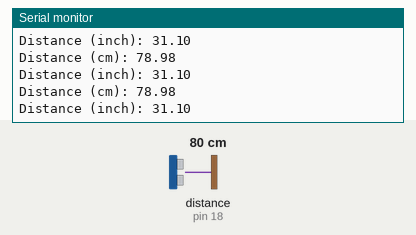
The sketch below on a simulated Arduino Uno, built with avr-gcc and run on an emulated ATmega328P. On the bench: the last lines printed to the serial monitor. Wiring (inferred from the names in the program): ultrasonic range finder: trigger pin 5; echo pin 18. Inputs (shaded band) come from the test bench; at power-on: distance to the obstacle (sensor on pin 18) 80 cm. The echo pulse lasts 58.3 µs per cm.

Above: at 1.2 s.
1.3 s: distance to the obstacle (sensor on pin 18) set to 2 cm
At 1.69 s:
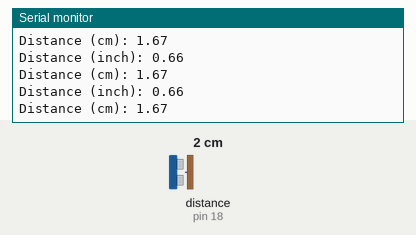
2.8 s: distance to the obstacle (sensor on pin 18) set to 4 cm
At 2.81 s:
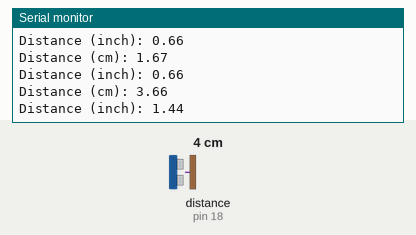
Timing chart, 0 to 5.8 s (numbered marks = the images above; inputs shaded):
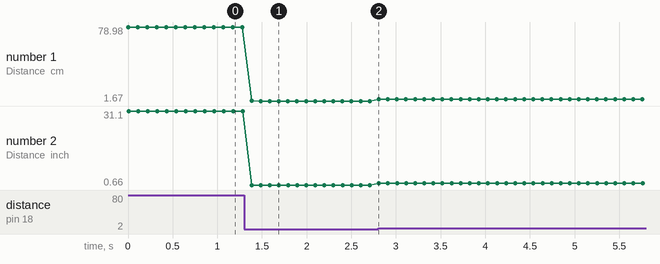

Measured:
- after the input at 1.3 s, the serial monitor: prints a new line after 0.08 s (image 1)
- after the input at 2.8 s, the serial monitor: prints a new line at once (image 2)
- plotted number 1: 78.98 → 1.67 after the input at 1.3 s, 1.67 → 3.66 after the input at 2.8 s
- plotted number 2: 31.1 → 0.66 after the input at 1.3 s, 0.66 → 1.44 after the input at 2.8 s

The sketch:

ultrasonic_thingspeak.ino
```cpp
/*#include "ThingSpeak.h"
#include "WiFi.h"
//#include <Wire.h>  //Include Library for HTU21D
//#include "SparkFunHTU21D.h"

//-------Enter your WiFi Details------//
char ssid[] = "JioFi2_056F1B";  //SSID
char pass[] = "6xk39nuzyy";  //Password
//-----------------------------------//
//"JioFi2_056F1B"
//psk="6xk39nuzyy"
WiFiClient client;

//-------------ThingSpeak Details-----------------//
unsigned long myChannelField = 1645354; //Channel ID
const int ChannelField1 = 1; //for Humidity
const int ChannelField2 = 2; //for Temperature
const char * myWriteAPIKey = "XVCTSBNKEEP8ZZI0"; //Your Write API Key
//-----------------------------------------------//*/
const int trigPin = 5;
const int echoPin = 18;

//define sound speed in cm/uS
#define SOUND_SPEED 0.034
#define CM_TO_INCH 0.393701

long duration;
float distanceCm;
float distanceInch;

void setup() {
  Serial.begin(115200); // Starts the serial communication
  pinMode(trigPin, OUTPUT); // Sets the trigPin as an Output
  pinMode(echoPin, INPUT); // Sets the echoPin as an Input
  //WiFi.mode(WIFI_STA);
 // ThingSpeak.begin(client);
}

void loop() {
   //-----------------WiFi Setup-------------------//
 /* if(WiFi.status()!= WL_CONNECTED)
  {
    Serial.print("Attempting to Connect to SSID: ");
    Serial.println(ssid);
  }
  while(WiFi.status()!= WL_CONNECTED)
  {
    WiFi.begin(ssid,pass);
    Serial.print(".");
    delay(500);
  }
  Serial.println("\nConnected.");*/
  //--------------------------------------------//
  // Clears the trigPin
  digitalWrite(trigPin, LOW);
  delayMicroseconds(1);
  // Sets the trigPin on HIGH state for 10 micro seconds
  digitalWrite(trigPin, HIGH);
  delayMicroseconds(1);
  digitalWrite(trigPin, LOW);

  // Reads the echoPin, returns the sound wave travel time in microseconds
  duration = pulseIn(echoPin, HIGH);

  // Calculate the distance
  distanceCm = duration * SOUND_SPEED/2;

  // Convert to inches
  distanceInch = distanceCm * CM_TO_INCH;

  // Prints the distance in the Serial Monitor
  Serial.print("Distance (cm): ");
  Serial.println(distanceCm);
  Serial.print("Distance (inch): ");
  Serial.println(distanceInch);

  delay(100);

  /*//-------------Sending Data to ThingSpeak Cloud---------------//
  ThingSpeak.writeField(myChannelField,ChannelField1,distanceCm, myWriteAPIKey);
  ThingSpeak.writeField(myChannelField,ChannelField2, distanceInch, myWriteAPIKey);*/
}
```
